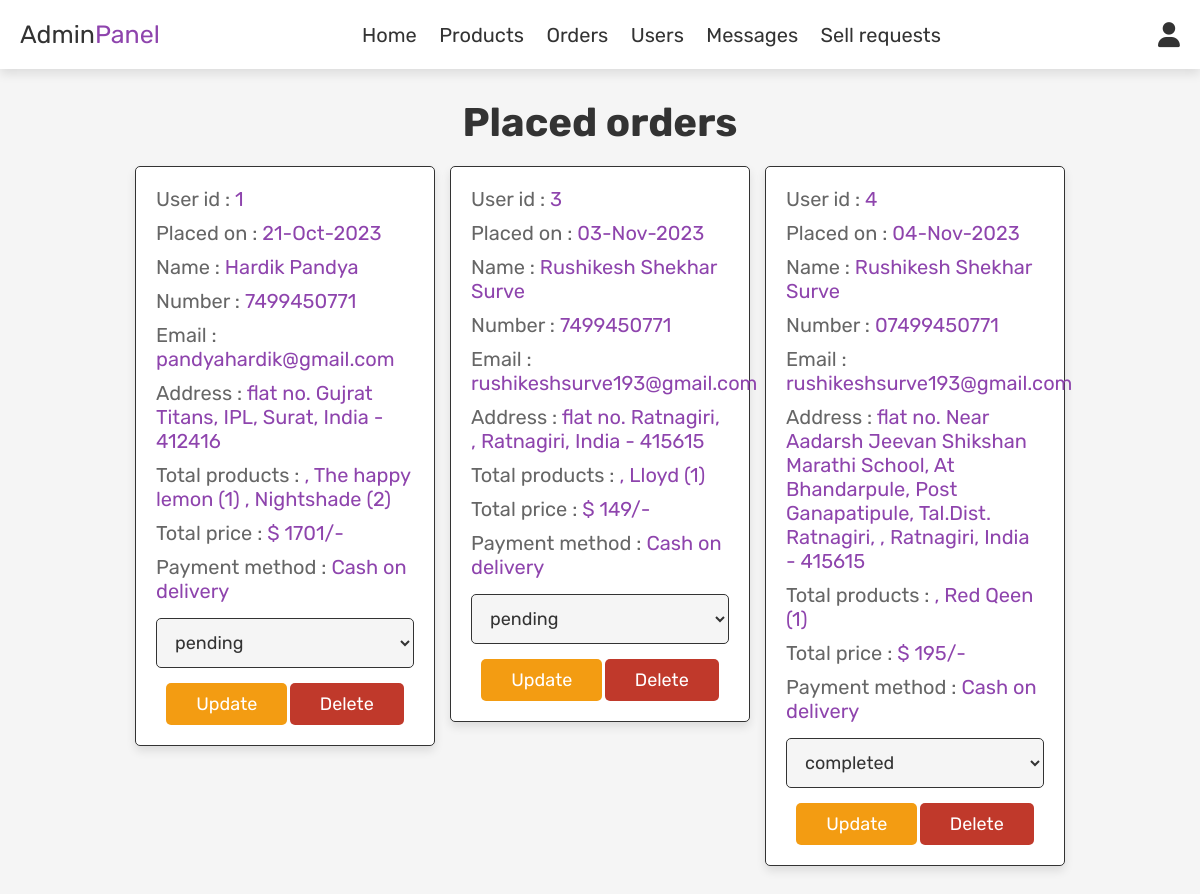
The app's page /admin_orders.php (signed in) with its own data.
### tables this page shows
CREATE TABLE `orders` (
  `id` int NOT NULL AUTO_INCREMENT,
  `user_id` int NOT NULL,
  `name` varchar(100) NOT NULL,
  `number` varchar(12) NOT NULL,
  `email` varchar(100) NOT NULL,
  `method` varchar(50) NOT NULL,
  `address` varchar(500) NOT NULL,
  `total_products` varchar(1000) NOT NULL,
  `total_price` int NOT NULL,
  `placed_on` varchar(50) NOT NULL,
  `payment_status` varchar(20) NOT NULL DEFAULT 'pending',
  PRIMARY KEY (`id`)
);

### admin_orders.php (the view, shortened to what this page needs)
<?php
include 'config.php';
?>
<!DOCTYPE html>
<html lang="en">
<head>
   <link rel="stylesheet" href="https://cdnjs.cloudflare.com/ajax/libs/font-awesome/6.0.0/css/all.min.css">
   <link rel="stylesheet" href="css/all.min.css">
   <link rel="stylesheet" href="css/admin_style.css">
</head>
<body>
   <?php include 'admin_header.php'; ?>
   <section class="orders">
      <h1 class="title">Placed orders</h1>
      <div class="box-container">
         <?php
         $select_orders = mysqli_query($conn, "SELECT * FROM `orders`") or die('Query failed');
         if (mysqli_num_rows($select_orders) > 0) {
            while ($fetch_orders = mysqli_fetch_assoc($select_orders)) {
               ?>
               <div class="box">
                  <p> User id : <span>
                        <?php echo $fetch_orders['user_id']; ?>
                     </span> </p>
                  <p> Placed on : <span>
                        <?php echo $fetch_orders['placed_on']; ?>
                     </span> </p>
                  <p> Name : <span>
                        <?php echo $fetch_orders['name']; ?>
                     </span> </p>
                  <p> Number : <span>
                        <?php echo $fetch_orders['number']; ?>
                     </span> </p>
                  <p> Email : <span>
                        <?php echo $fetch_orders['email']; ?>
                     </span> </p>
                  <p> Address : <span>
                        <?php echo $fetch_orders['address']; ?>
                     </span> </p>
                  <p> Total products : <span>
                        <?php echo $fetch_orders['total_products']; ?>
                     </span> </p>
                  <p> Total price : <span>$
                        <?php echo $fetch_orders['total_price']; ?>/-
                     </span> </p>
                  <p> Payment method : <span>
                        <?php echo $fetch_orders['method']; ?>
                     </span> </p>
                  <form action="" method="post">
                     <select name="update_payment">
                        <option value="" selected disabled>
                           <?php echo $fetch_orders['payment_status']; ?>
                        </option>
                     </select>
                     <input type="submit" value="update" name="update_order" class="option-btn">
                     <a href="admin_orders.php?delete=<?php echo $fetch_orders['id']; ?>"
                        onclick="return confirm('Delete this order?');" class="delete-btn">Delete</a>
                  </form>
               </div>
               <?php
            }
         } else {
            echo '<p class="empty">No orders placed yet!</p>';
         }
         ?>
      </div>
   </section>
</body>
</html>

### css/admin_style.css (style rules this page uses)
:root { --purple:#8e44ad; --red:#c0392b; --orange:#f39c12; --black:#333; --white:#fff; --light-color:#666; --light-white:#ccc; --light-bg:#f5f5f5; --border:.1rem solid var(--black); --box-shadow:0 .5rem 1rem rgba(0,0,0,.1); }
* { font-family: 'Rubik', sans-serif; margin:0; padding:0; box-sizing: border-box; outline: none; border:none; text-decoration: none; transition:all .2s linear; }
html { font-size: 62.5%; overflow-x: hidden; }
body { background-color: var(--light-bg); }
section { padding:3rem 2rem; }
.title { text-align: center; margin-bottom: 2rem; text-transform: none ; color:var(--black); font-size: 4rem; }
.btn, .option-btn, .delete-btn, .white-btn { display: inline-block; margin-top: 1rem; padding:1rem 3rem; cursor: pointer; color:var(--white); font-size: 1.8rem; border-radius: .5rem; text-transform: capitalize; }
.option-btn { background-color: var(--orange); }
.delete-btn { background-color: var(--red); }
.orders .box-container { display: grid; grid-template-columns: repeat(auto-fit, 30rem); justify-content: center; gap:1.5rem; max-width: 1200px; margin:0 auto; align-items: flex-start; }
.orders .box-container .box { background-color: var(--white); padding:2rem; border:var(--border); box-shadow: var(--box-shadow); border-radius: .5rem; }
.orders .box-container .box p { padding-bottom: 1rem; font-size: 2rem; color:var(--light-color); }
.orders .box-container .box p span { color:var(--purple); }
.orders .box-container .box form { text-align: center; }
.orders .box-container .box form select { border-radius: .5rem; margin:.5rem 0; width: 100%; background-color: var(--light-bg); border:var(--border); padding:1.2rem 1.4rem; font-size: 1.8rem; color:var(--black); }

### records on screen
orders: user "1", placed_on "21-Oct-2023", name "Hardik Pandya", number "7499450771", email "pandyahardik@gmail.com", address "flat no. Gujrat Titans, IPL, Surat, India - 412416", total_products ", The happy lemon (1) , Nightshade (2)", total_price "1701", method "Cash on delivery", update_payment "pending"
orders: user "3", placed_on "03-Nov-2023", name "Rushikesh Shekhar Surve", number "7499450771", email "rushikeshsurve193@gmail.com", address "flat no. Ratnagiri, , Ratnagiri, India - 415615", total_products ", Lloyd (1)", total_price "149", method "Cash on delivery", update_payment "pending"
orders: user "4", placed_on "04-Nov-2023", name "Rushikesh Shekhar Surve", number "07499450771", email "rushikeshsurve193@gmail.com", address "flat no. Near Aadarsh Jeevan Shikshan Marathi School, At Bhandarpule, Post Ganapatipule, Tal.Dist. Ratnagiri, , Ratnagiri, India - 415615", total_products ", Red Qeen (1)", total_price "195", method "Cash on delivery", update_payment "completed"
